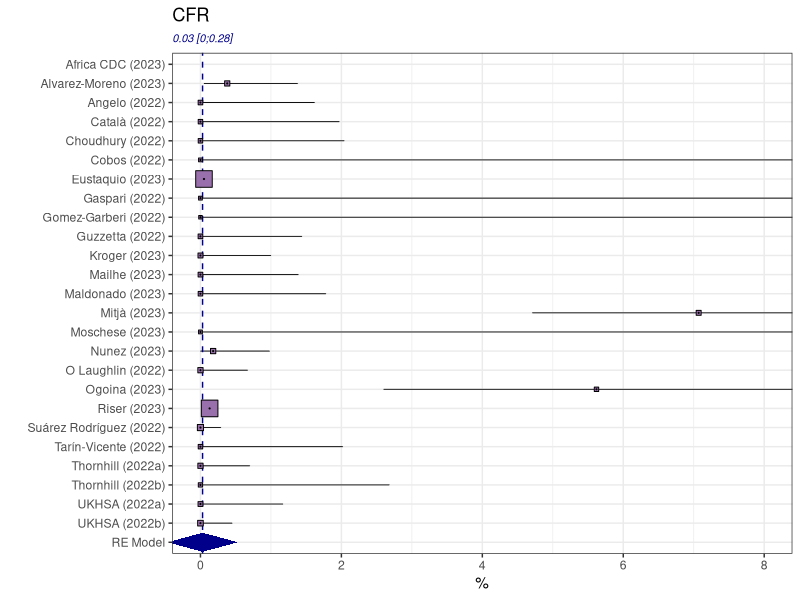
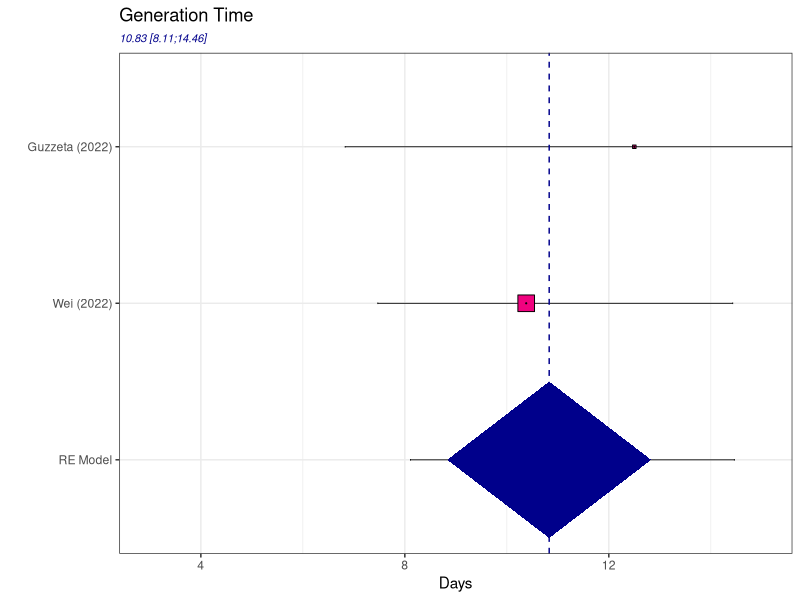
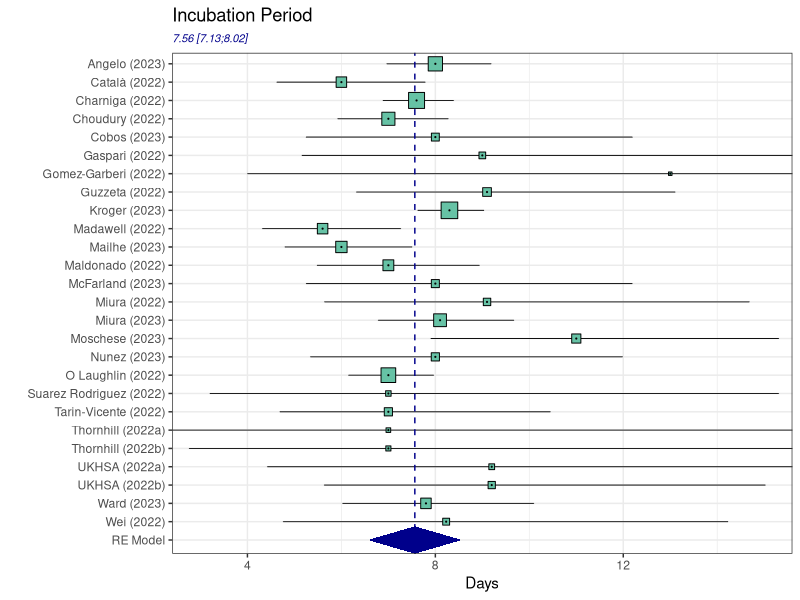
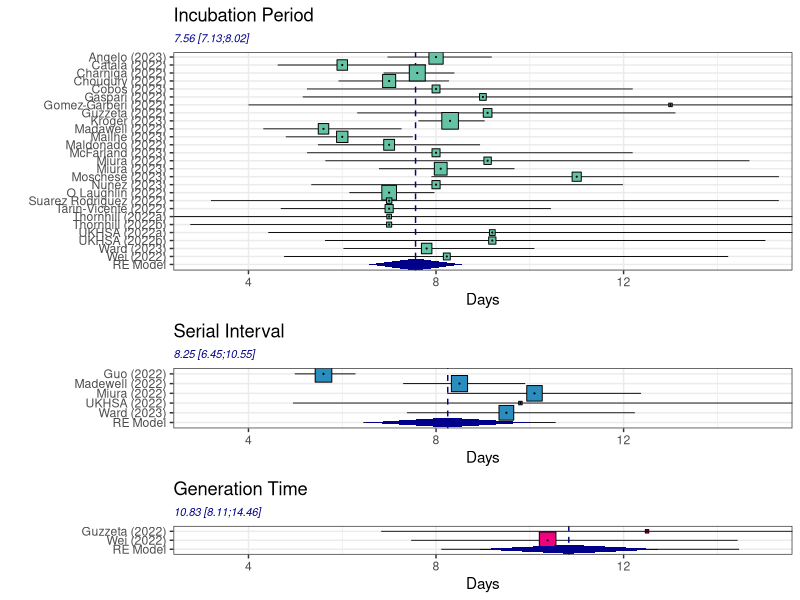
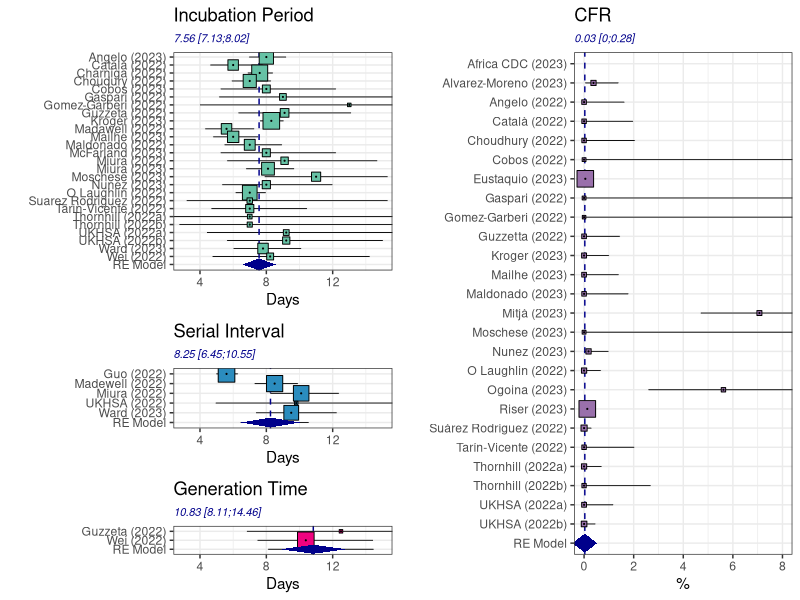
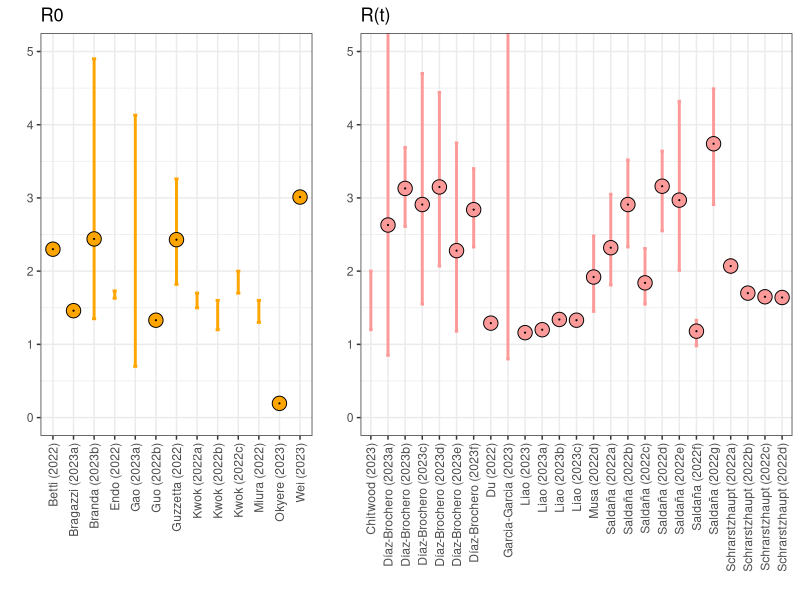
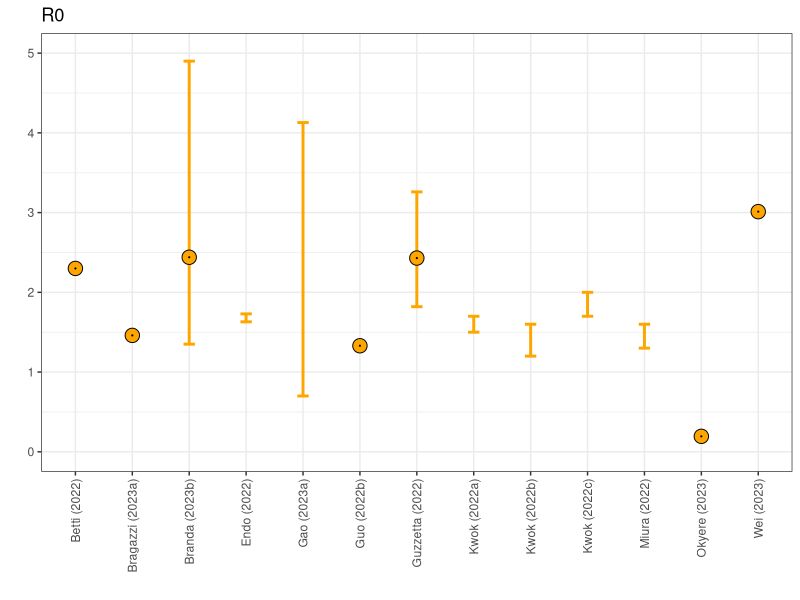
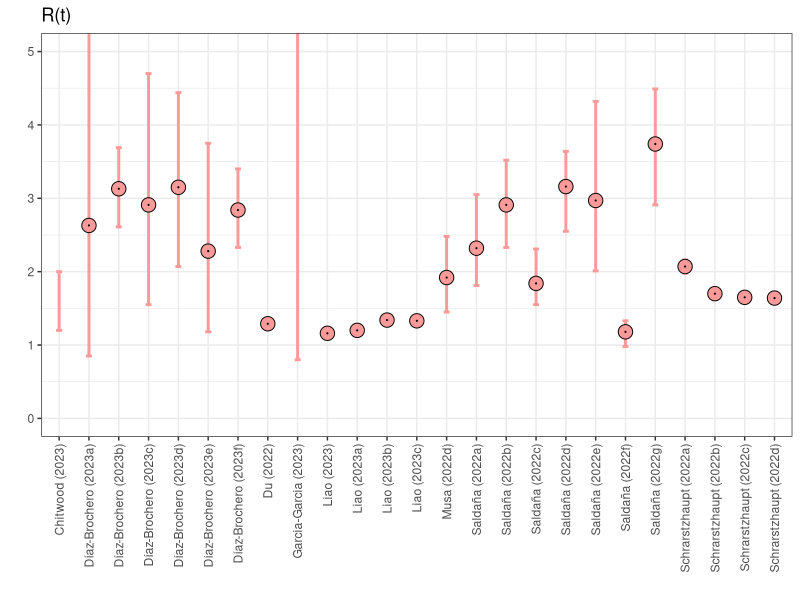

Here is the R script that generated these plots, in order:


# Load necessary libraries


library(ggplot2)
library(dplyr)
library(readxl)
library(ggthemes)

# Data frame with studies and their respective data points


rm(list = ls())
dev.off()

get_GT <- function(par_colour = "#f0027f")  {
  dat <- read_excel("data/mpox_meta_results.xlsx")
  table(dat$Parameter)
  param_name <- "Generation Time"
  lable_name <- "Days"
  df <- dat %>% filter(Parameter == param_name,
                       !Study == "Heterogeneity")
  df$Study[df$Study=="Random effects model"] <- "RE Model"
  df_nomodel <- df %>% filter(!Study == "RE Model")
  names_studies <- sort(df_nomodel$Study, decreasing = TRUE)
  df$StudyLevels <- factor(df$Study,
                           levels = c("RE Model", names_studies))
  effect_model <- df %>% filter(Study == "RE Model")
  
  # Function to create diamond shape
  create_diamond <- function(center_x, center_y, width, height) {
    half_width <- width / 2
    half_height <- height / 2
    return(data.frame(
      x = c(center_x, center_x + half_width, center_x, center_x - half_width, center_x),
      y = c(center_y + half_height, center_y, center_y - half_height, center_y, center_y + half_height)
    ))
  }
  
  diamond_data <- create_diamond(center_x = 1, 
                                 center_y = effect_model$Mean, 
                                 width = 1, 
                                 height = 4)
  label_effect_model <-  paste0(round(effect_model$Mean,2), " [",
                                round(effect_model$LowerCI,2), ";",
                                round(effect_model$UpperCI,2), "]")
  ggplot(df, aes(x = StudyLevels, y = Mean)) +
    geom_errorbar(aes(ymin = LowerCI, ymax = UpperCI), width = 0.01, color = "black", size = 0.3) + # Confidence interval error bars
    geom_hline(yintercept = effect_model$Mean, linetype = "dashed", color = "darkblue") + # Vertical line at x = 1
    geom_point(aes(size = Weight), fill = par_colour, pch = 22, colour = "black") + # Use color to differentiate points
    geom_point(colour = "black", size = 0.1) + # Use color to differentiate points
    geom_polygon(data = diamond_data, aes(x = x, y = y), fill = "darkblue") + # Add the filled diamond shape
    cowplot::theme_minimal_grid() +
    coord_flip(ylim = c(3, 15)) + # Flip coordinates for the forest plot
    theme_bw()+
    theme(legend.position = c(0.8, 0.5), legend.key.size = unit(1, 'mm'), 
          legend.text = element_text(size=8), legend.title = element_text(size=8))  +
    labs(title = param_name, x = "", y = lable_name, subtitle = label_effect_model) + # Title of the plot 
    theme(plot.subtitle=element_text(size=8, hjust=0, face="italic", color="darkblue")) +
    theme(legend.position = "none")
}

get_SI <- function(par_colour = "#2b8cbe")  { 
  dat <- read_excel("data/mpox_meta_results.xlsx")
  table(dat$Parameter)
  param_name <- "Serial Interval"
  lable_name <- "Days"
  df <- dat %>% filter(Parameter == param_name,
                       !Study == "Heterogeneity")
  df$Study[df$Study=="Random effects model"] <- "RE Model"
  df_nomodel <- df %>% filter(!Study == "RE Model")
  names_studies <- sort(df_nomodel$Study, decreasing = TRUE)
  df$StudyLevels <- factor(df$Study,
                           levels = c("RE Model", names_studies))
  effect_model <- df %>% filter(Study == "RE Model")
  
  # Function to create diamond shape
  create_diamond <- function(center_x, center_y, width, height) {
    half_width <- width / 2
    half_height <- height / 2
    return(data.frame(
      x = c(center_x, center_x + half_width, center_x, center_x - half_width, center_x),
      y = c(center_y + half_height, center_y, center_y - half_height, center_y, center_y + half_height)
    ))
  }
  
  diamond_data <- create_diamond(center_x = 1, 
                                 center_y = effect_model$Mean, 
                                 width = 1, 
                                 height = 3.5)
  label_effect_model <-  paste0(round(effect_model$Mean,2), " [",
                                round(effect_model$LowerCI,2), ";",
                                round(effect_model$UpperCI,2), "]")
  ggplot(df, aes(x = StudyLevels, y = Mean)) +
    geom_errorbar(aes(ymin = LowerCI, ymax = UpperCI), width = 0.01, color = "black", size = 0.3) + # Confidence interval error bars
    geom_hline(yintercept = effect_model$Mean, linetype = "dashed", color = "darkblue") + # Vertical line at x = 1
    geom_point(aes(size = Weight), fill = par_colour, pch = 22, colour = "black") + # Use color to differentiate points
    geom_point(colour = "black", size = 0.1) + # Use color to differentiate points
    geom_polygon(data = diamond_data, aes(x = x, y = y), fill = "darkblue") + # Add the filled diamond shape
    # geom_text(data = effect_model, 
    #           aes(label = label_effect_model),
    #           hjust = 0, vjust = 1, nudge_x = 0.5, nudge_y = 3, 
    #           size = 4, colour = "darkblue") + # Label for the summary effect
    cowplot::theme_minimal_grid() +
    coord_flip(ylim = c(3,15)) + # Flip coordinates for the forest plot
    theme_bw()+
    theme(legend.position = c(0.8, 0.5), legend.key.size = unit(1, 'mm'), 
          legend.text = element_text(size=8), legend.title = element_text(size=8))  +
    labs(title = param_name, x = "", y = lable_name, subtitle = label_effect_model) + # Title of the plot 
    theme(plot.subtitle=element_text(size=8, hjust=0, face="italic", color="darkblue")) +
    theme(legend.position = "none")
}

get_IP <- function(par_colour = "#66c2a5")  {
  dat <- read_excel("data/mpox_meta_results.xlsx")
  table(dat$Parameter)
  param_name <- "Incubation Period"
  lable_name <- "Days"
  df <- dat %>% filter(Parameter == param_name,
                       !Study == "Heterogeneity")
  df$Study[df$Study=="Random effects model"] <- "RE Model"
  df_nomodel <- df %>% filter(!Study == "RE Model")
  names_studies <- sort(df_nomodel$Study, decreasing = TRUE)
  df$StudyLevels <- factor(df$Study,
                           levels = c("RE Model", names_studies))
  effect_model <- df %>% filter(Study == "RE Model")
  
  # Function to create diamond shape
  create_diamond <- function(center_x, center_y, width, height) {
    half_width <- width / 2
    half_height <- height / 2
    return(data.frame(
      x = c(center_x, center_x + half_width, center_x, center_x - half_width, center_x),
      y = c(center_y + half_height, center_y, center_y - half_height, center_y, center_y + half_height)
    ))
  }
  
  diamond_data <- create_diamond(center_x = 1, 
                                 center_y = effect_model$Mean, 
                                 width = 1.5, 
                                 height = 2)
  label_effect_model <-  paste0(round(effect_model$Mean,2), " [",
                                round(effect_model$LowerCI,2), ";",
                                round(effect_model$UpperCI,2), "]")
  ggplot(df, aes(x = StudyLevels, y = Mean)) +
    geom_errorbar(aes(ymin = LowerCI, ymax = UpperCI), width = 0.01, color = "black", size = 0.3) + # Confidence interval error bars
    geom_hline(yintercept = effect_model$Mean, linetype = "dashed", color = "darkblue") + # Vertical line at x = 1
    geom_point(aes(size = Weight), fill = par_colour, pch = 22, colour = "black") + # Use color to differentiate points
    geom_point(colour = "black", size = 0.1) + # Use color to differentiate points
    geom_polygon(data = diamond_data, aes(x = x, y = y), fill = "darkblue") + # Add the filled diamond shape
    cowplot::theme_minimal_grid() +
    # coord_cartesian(xlim = c(0,20)) +
    coord_flip(ylim = c(3,15)) + # Flip coordinates for the forest plot
    theme_bw() +
    theme(legend.position = c(0.8, 0.5), legend.key.size = unit(1, 'mm'), 
          legend.text = element_text(size=8), legend.title = element_text(size=8))  +
    labs(title = param_name, x = "", y = lable_name, subtitle = label_effect_model) + # Title of the plot 
    theme(plot.subtitle=element_text(size=8, hjust=0, face="italic", color="darkblue")) +
    theme(legend.position = "none")
}

get_cfr <- function(colour_fill = "#9970ab")  {
  dat <- read_excel("data/mpox_meta_results.xlsx")
  table(dat$Parameter)
  param_name <- "CFR"
  lable_name <- "%"
  df <- dat %>% filter(Parameter == param_name,
                       !Study == "Heterogeneity")
  df$Mean <- df$Mean*100
  df$LowerCI <- df$LowerCI*100
  df$UpperCI <- df$UpperCI*100
  df$Study[df$Study=="Random effects model"] <- "RE Model"
  df_nomodel <- df %>% filter(!Study == "RE Model")
  names_studies <- sort(df_nomodel$Study, decreasing = TRUE)
  df$StudyLevels <- factor(df$Study,
                           levels = c("RE Model", names_studies))
  effect_model <- df %>% filter(Study == "RE Model")
  
  # Function to create diamond shape
  create_diamond <- function(center_x, center_y, width, height) {
    half_width <- width / 2
    half_height <- height / 2
    return(data.frame(
      x = c(center_x, center_x + half_width, center_x, center_x - half_width, center_x),
      y = c(center_y + half_height, center_y, center_y - half_height, center_y, center_y + half_height)
    ))
  }
  
  diamond_data <- create_diamond(center_x = 1, 
                                 center_y = effect_model$Mean, 
                                 width = 1, 
                                 height = 1)
  
  label_effect_model <-  paste0(round(effect_model$Mean,2), " [",
                                round(effect_model$LowerCI,2), ";",
                                round(effect_model$UpperCI,2), "]")
  df$Weight <- df$Total
  df$Weight[df$Study == "RE Model"  ] <- NA
  
  ggplot(df, aes(x = StudyLevels, y = Mean)) +
    geom_errorbar(aes(ymin = LowerCI, ymax = UpperCI), width = 0.01, color = "black", size = 0.3) + # Confidence interval error bars
    geom_hline(yintercept = effect_model$Mean, linetype = "dashed", color = "darkblue") + # Vertical line at x = 1
    geom_point(aes(size = Weight), fill = colour_fill, pch = 22, colour = "black") + # Use color to differentiate points
    geom_point(colour = "black", size = 0.1) + # Use color to differentiate points
    geom_polygon(data = diamond_data, aes(x = x, y = y), fill = "darkblue") + # Add the filled diamond shape
    cowplot::theme_minimal_grid() +
    coord_flip(ylim = c(0, 8)) + # Flip coordinates for the forest plot
    labs(title = param_name, x = "", y = lable_name) + # Title of the plot 
    theme_bw()+
    theme(legend.position = c(0.8, 0.5), legend.key.size = unit(1, 'mm'), 
          legend.text = element_text(size=8), legend.title = element_text(size=8))  +
    labs(title = param_name, x = "", y = lable_name, subtitle = label_effect_model) + # Title of the plot 
    theme(plot.subtitle=element_text(size=8, hjust=0, face="italic", color="darkblue")) +
    theme(legend.position = "none") 
}



ip <- get_IP()
gt <- get_GT()
si <- get_SI()
cfr <- get_cfr ()

library(cowplot)

p1 <- plot_grid(ip, si, gt, 
                nrow = 3, align = "hv",
                rel_heights = c(3, 1.5, 1.2))
p2 <- plot_grid(p1, cfr, nrow = 1)

get_R <- function(par_colour = "orange",   param_name = "R0")  {
  dat <- read_excel("data/mpox_meta_results.xlsx")
  lable_name <- ""
  df <- dat %>% filter(Parameter == param_name,
                       !Study == "Heterogeneity")
  df$Study[df$Study=="Random effects model"] <- "RE Model"
  df_nomodel <- df %>% filter(!Study == "RE Model")
  names_studies <- sort(df_nomodel$Study, decreasing = FALSE)
  df$StudyLevels <- factor(df$Study,
                           levels = c("RE Model", names_studies))
  effect_model <- df %>% filter(Study == "RE Model")
  
  # Function to create diamond shape
  create_diamond <- function(center_x, center_y, width, height) {
    half_width <- width / 2
    half_height <- height / 2
    return(data.frame(
      x = c(center_x, center_x + half_width, center_x, center_x - half_width, center_x),
      y = c(center_y + half_height, center_y, center_y - half_height, center_y, center_y + half_height)
    ))
  }
  
  df$Weight <- 1
  ggplot(df, aes(x = StudyLevels, y = Mean)) +
    geom_errorbar(aes(ymin = LowerCI, ymax = UpperCI), width = 0.2, color = par_colour, size = 1) + # Confidence interval error bars
    geom_point(aes(size = Weight), fill = par_colour, pch = 21, colour = "black") + # Use color to differentiate points
    geom_point(colour = "black", size = 0.1) + # Use color to differentiate points
    cowplot::theme_minimal_grid() +
    coord_cartesian(ylim = c(0, 5)) +
    # coord_flip(ylim = c(0, 5)) + # Flip coordinates for the forest plot
    theme_bw()+
    theme(legend.position = c(0.8, 0.5), legend.key.size = unit(1, 'mm'), 
          legend.text = element_text(size=8), legend.title = element_text(size=8))  +
    labs(title = param_name, x = "", y = lable_name) + # Title of the plot 
    theme(plot.subtitle=element_text(size=8, hjust=0, face="italic", color="darkblue")) +
    theme(legend.position = "none") +
    theme(axis.text.x = element_text(angle = 90, hjust = 1, vjust = 0.5))

  }

r0 <- get_R(param_name = "R0", par_colour = "orange")
rt <- get_R(param_name = "R(t)", par_colour = "#fb9a99")

p3 <- plot_grid(r0, rt, nrow = 1, rel_widths = c(1, 1.5), align = "hv")

min(rt$data$Mean, na.rm = TRUE)
max(rt$data$Mean, na.rm = TRUE)



# get_cfr_suban <- function(colour_fill = "#9970ab")  {
#   dat <- read_excel("data/mpox_meta_results.xlsx", sheet = "CFR")
#   table(dat$Parameter)
#   param_name <- "CFR"
#   lable_name <- "%"
#   df <- dat %>% filter(Parameter == param_name,
#                        !Study == "Heterogeneity")
#   df$Mean <- df$Mean*100
#   df$LowerCI <- df$LowerCI*100
#   df$UpperCI <- df$UpperCI*100
#   df$Study[df$Study=="Random effects model"] <- "RE Model"
#   df_nomodel <- df %>% filter(!Study == "RE Model")
#   names_studies <- sort(df_nomodel$Study, decreasing = FALSE)
#   df$StudyLevels <- factor(df$Study,
#                             levels = c("RE Model", names_studies))
#   effect_model <- df %>% filter(Study == "RE Model")
#   
#   # Function to create diamond shape
#   create_diamond <- function(center_x, center_y, width, height) {
#     half_width <- width / 2
#     half_height <- height / 2
#     return(data.frame(
#       x = c(center_x, center_x + half_width, center_x, center_x - half_width, center_x),
#       y = c(center_y + half_height, center_y, center_y - half_height, center_y, center_y + half_height)
#     ))
#   }
#   
#   diamond_data <- create_diamond(center_x = 1, 
#                                  center_y = effect_model$Mean, 
#                                  width = 1, 
#                                  height = 1)
#   
#   label_effect_model <-  paste0(round(effect_model$Mean,2), " [",
#                                 round(effect_model$LowerCI,2), ";",
#                                 round(effect_model$UpperCI,2), "]")
#   df$Weight <- df$Total
#   df$Weight[df$Study == "RE Model"  ] <- NA
#   
#   ggplot(df, aes(x = Study, y = Mean)) +
#     geom_errorbar(aes(ymin = LowerCI, ymax = UpperCI), width = 0.01, color = "black", size = 0.3) + # Confidence interval error bars
#     geom_hline(data = effect_model, aes(yintercept = Mean), linetype = "dashed", color = "darkblue") + # Vertical line at x = 1
#     geom_point(aes(size = Weight), fill = colour_fill, pch = 22, colour = "black") + # Use color to differentiate points
#     geom_point(colour = "black", size = 0.1) + # Use color to differentiate points
#     # geom_polygon(data = diamond_data, aes(x = x, y = y), fill = "darkblue") + # Add the filled diamond shape
#     cowplot::theme_minimal_grid() +
#     # facet_grid(  ~ .Continent, scales = "free") +
#     facet_grid(Continent ~ ., scales = "free", space = "free") +
#     theme(strip.text.y = element_text(angle = 0)) +
#     coord_flip(ylim = c(0, 8)) + # Flip coordinates for the forest plot
#     labs(title = param_name, x = "", y = lable_name) + # Title of the plot 
#     theme_bw()+
#     theme(legend.position = c(0.8, 0.5), legend.key.size = unit(1, 'mm'), 
#           legend.text = element_text(size=8), legend.title = element_text(size=8))  +
#     labs(title = param_name, x = "", y = lable_name, subtitle = label_effect_model) + # Title of the plot 
#     theme(plot.subtitle=element_text(size=8, hjust=0, face="italic", color="darkblue")) +
#     theme(legend.position = "none") 
# 
# }
